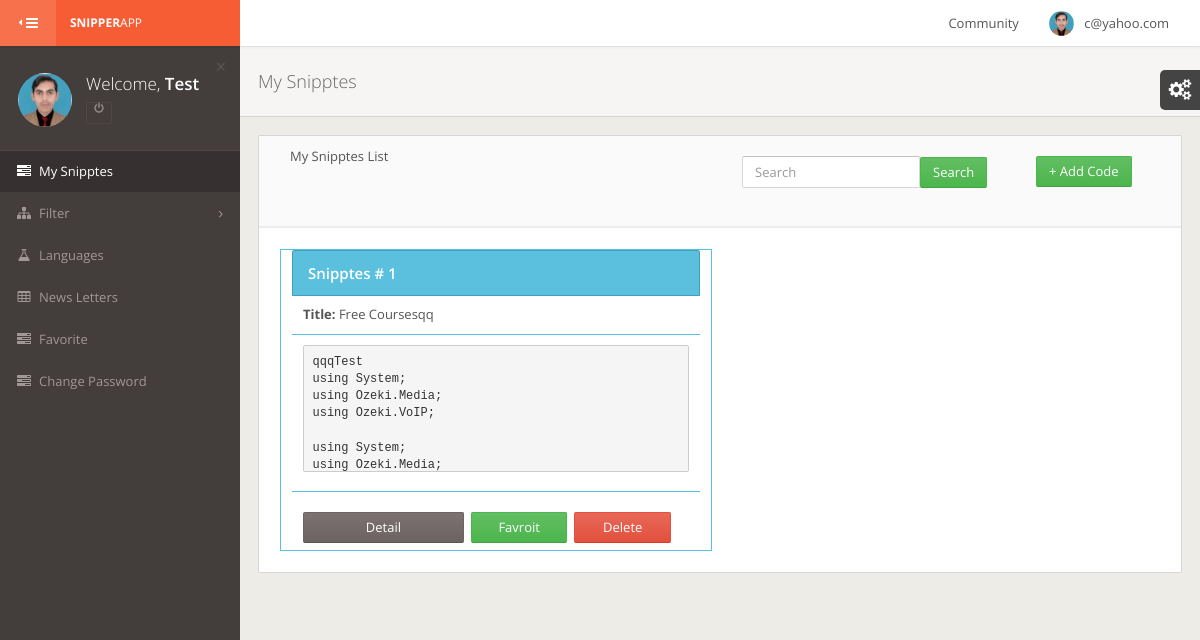
Screenshot of /User/mysnipptes_search_Bylanguage.php?lan=3 (signed in) with the database file from the repository.
### tables this page shows
CREATE TABLE IF NOT EXISTS `uprofile` (
  `id` int(11) NOT NULL auto_increment,
  `fname` varchar(100) NOT NULL,
  `name` varchar(100) NOT NULL,
  `email` varchar(100) NOT NULL,
  `Password` varchar(100) NOT NULL,
  `birthday` varchar(100) NOT NULL,
  `Country` varchar(100) NOT NULL,
  `Location` varchar(100) NOT NULL,
  `contact` text NOT NULL,
  `gender` varchar(10) NOT NULL,
  `photo` text NOT NULL,
  `status` varchar(100) NOT NULL default 'a',
  PRIMARY KEY  (`id`)
);

CREATE TABLE IF NOT EXISTS `addsnippts` (
  `sniptsid` int(11) NOT NULL auto_increment,
  `title` varchar(250) NOT NULL,
  `user` varchar(250) NOT NULL,
  `languages` varchar(250) NOT NULL,
  `description` text NOT NULL,
  `date` timestamp NOT NULL default CURRENT_TIMESTAMP on update CURRENT_TIMESTAMP,
  `snippts_status` varchar(20) NOT NULL default 'A',
  `gernal_status` varchar(30) NOT NULL,
  PRIMARY KEY  (`sniptsid`)
);

### User/mysnipptes_search_Bylanguage.php (the view)
<?php include "header.php";
$langID = $_GET['lan'];
$select ="select * from addsnippts where user = '$UserSessions'
AND  languages = '$langID' order by sniptsid DESC";
$res  =  mysql_query($select);
 ?>
   <div id="content-wrapper">
		<div class="page-header">
			<h1>My Snipptes</h1>
		</div>
		<div class="row">
			<div class="col-sm-12">
				<div class="panel">
					<div class="panel-heading">
						<div class="col-xs-6">My Snipptes List</div>
                        <div class="col-xs-4">
                        		<form name="SearchForm" class="navbar-form pull-left" action="mysnipptes_search.php" method="post">
									<input type="text" name="search" class="form-control searchEquil" placeholder="Search"><input class="btn btn btn-success btn-md" type="submit" name="SearchForm" value="Search" />
								</form>
                               </div>
                        <div class="col-xs-2" style="margin-bottom:1px; display:block;">
            				<form name="#" class="navbar-form pull-left">
                            <a class="btn btn-success btn-md" href="addSnipts.php">+ Add Code</a>
                            </form>
                        </div>
                        <span class="panel-title"> &nbsp;</span>
					</div>
					<div class="panel-body">
<?php
while($row=mysql_fetch_array($res))
{
$sr = 1;
	$codefull = $row['description'];
	$codeShort = substr($codefull,0,100);
	 ?>
<div class="col-xs-6 bord">
    <div class="table-info">
        <div class="table-header">
            <div class="table-caption">
                Snipptes # <?php echo $sr; ?>
            </div>
        </div>
        <div class="col-xs-12 bordbottom"><b>Title:&nbsp;</b><?php echo $row['title']; ?></div>
        <div class="col-xs-12 bordbottom"><pre><?php echo $codeShort ?></pre></div>
        <div class="col-xs-12 bordbottom bordnone"></div>
        <div class="col-xs-12">
            <div class="col-xs-5 btn btn-primary marginright"><a href="mysnipptes_detail.php?snipid=<?php echo $row['sniptsid'] ;?>">Detail</a></div>
            <div class="col-xs-3 btn btn-success marginright"><a href="favorite.php?snipid=<?php echo $row['sniptsid'] ;?>&userid=<?php echo $UserSessions;?>">Favroit</a></div>
            <div class="col-xs-3 btn btn-danger marginright"><a onClick="return confirm('Are you sure to delete this record ?');" href="Delstnipts.php?id=<?php  echo $row['sniptsid'];?>">Delete</a></div>
        </div>
      </div>
</div>
<?php } ?>
					</div>
				</div>
							</div>
						</div>
</div>
<?php include "footer.php"; ?>

### User/header.php (shortened to what this page needs)
<?php
$UserSessions	= $_SESSION['user_sess'];
$querySesion   =  "SELECT * FROM uprofile WHERE email = '$UserSessions'";
$resSesion   =  mysql_query($querySesion) or die(mysql_error());
while($rowSesion  =  mysql_fetch_array($resSesion))
{
  $UserFirstName    = $rowSesion['fname'];
  $MyPhoto        = $rowSesion['photo'];
}
?>
<!DOCTYPE html>
 <html class="gt-ie8 gt-ie9 not-ie">
<head>
	<link href="assets/stylesheets/bootstrap.min.css" rel="stylesheet" type="text/css">
	<link href="assets/stylesheets/landerapp.min.css" rel="stylesheet" type="text/css">
	<link href="assets/stylesheets/widgets.min.css" rel="stylesheet" type="text/css">
	<link href="assets/stylesheets/rtl.min.css" rel="stylesheet" type="text/css">
	<link href="assets/stylesheets/themes.min.css" rel="stylesheet" type="text/css">
</head>
<body class="theme-default main-menu-animated">
<div id="main-wrapper">
	<div id="main-navbar" class="navbar navbar-inverse" role="navigation">
		<button type="button" id="main-menu-toggle"><i class="navbar-icon fa fa-bars icon"></i><span class="hide-menu-text">HIDE MENU</span></button>
		<div class="navbar-inner">
			<div class="navbar-header">
				<a href="profile.php" class="navbar-brand">
					<strong>Snipper</strong>App
				</a>
			</div>
			<div id="main-navbar-collapse" class="collapse navbar-collapse main-navbar-collapse">
				<div>
					<div class="right clearfix">
                        <ul class="nav navbar-nav pull-right right-navbar-nav">
							<li class="dropdown">
								<a href="#" class="dropdown-toggle user-menu" data-toggle="dropdown">
									<img src="<?php echo '../'.$MyPhoto;?>" alt="<?php echo '../'.$MyPhoto;?>">
									<span><?php echo $_SESSION['user_sess']; ?></span>
								</a>
							</li>
						</ul>
                        <ul class="nav navbar-nav pull-right right-navbar-nav">
							<li class="dropdown">
								<a href="community.php">
									<span><?php echo 'Community' ?></span>
								</a>
							</li>
						</ul>
					</div>
				</div>
			</div>
		</div>
	</div>
	<div id="main-menu" role="navigation">
		<div id="main-menu-inner">
			<div class="menu-content top" id="menu-content-demo">
				<div>
					<div class="text-bg"><span class="text-slim">Welcome,</span> <span class="text-semibold"><?php echo $UserFirstName ?></span></div>
					<img src="<?php echo '../'.$MyPhoto;?>" alt="" class="">
					<div class="btn-group">
						<a name="logout" title="logout" href="../logout.php" class="btn btn-xs btn-danger btn-outline dark"><i class="fa fa-power-off"></i></a>
					</div>
					<a href="#" class="close">&times;</a>
				</div>
			</div>
			<ul class="navigation">
				<li class="active">
					<a href="mysnipptes.php"><i class="menu-icon fa fa-tasks"></i><span class="mm-text">My Snipptes</span></a>
				</li>
                <li class="mm-dropdown">
					<a href="#"><i class="menu-icon fa fa-sitemap"></i><span class="mm-text">Filter</span></a>
				</li>
				<li>
					<a href="languages.php"><i class="menu-icon fa fa-flask"></i><span class="mm-text">Languages</span></a>
				</li>
				<li>
					<a href="#"><i class="menu-icon fa fa-table"></i><span class="mm-text">News Letters</span></a>
				</li>
				<li>
					<a href="faveret.php"><i class="menu-icon fa fa-tasks"></i><span class="mm-text">Favorite</span></a>
				</li>
				<li>
					<a href="change_password.php"><i class="menu-icon fa fa-tasks"></i><span class="mm-text">Change Password</span></a>
				</li>
			</ul>
		</div>
	</div>

### User/header.php (style rules this page uses)
.bord { border: 1px solid #5bc0de; height: auto; margin: 1px; max-height: auto; width: 49% !important; }
.bordbottom { border-bottom: 1px solid #5bc0de; padding: 10px 0; }
.bordnone { border:none !important; }
.marginright { margin-right:7px !important; margin-bottom:7px !important; }
.marginright a { color:#fff !important; }
.bordbottom pre { height: 127px; max-height: 128px; }

### rows the page displays
uprofile: photo (picture), fname "Test"
addsnippts: sr "1", title "Free Coursesqq", description "qqqTest using System; using Ozeki.Media; using Ozeki.VoIP; using System; using Ozeki.Media;"

### other values shown
$_SESSION['user_sess'] "c@yahoo.com"
